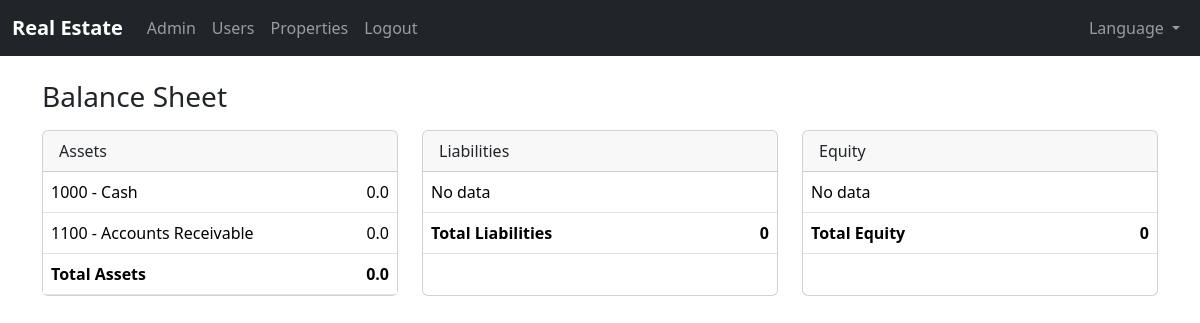
/accountant/balance-sheet (signed in), run on the app's committed database.
### app/models.py (models this page shows, shortened)
class TimestampMixin:
    created_at = db.Column(db.DateTime, default=datetime.utcnow, nullable=False)
    updated_at = db.Column(db.DateTime, default=datetime.utcnow, onupdate=datetime.utcnow)

class Account(db.Model, TimestampMixin):
    __tablename__ = "accounts"
    id = db.Column(db.Integer, primary_key=True)
    code = db.Column(db.String(32), unique=True, nullable=False, index=True)
    name = db.Column(db.String(200), nullable=False)
    type = db.Column(db.String(20), nullable=False, index=True)
    parent_id = db.Column(db.Integer, db.ForeignKey("accounts.id"), nullable=True)
    parent = db.relationship("Account", remote_side=[id], backref="children")

### app/accountant/routes.py (the view)
@accountant_bp.route("/balance-sheet")
@login_required
@accountant_required
def balance_sheet():
    def account_balance(acc: Account) -> float:
        sums = (
            db.session.query(
                db.func.coalesce(db.func.sum(JournalLine.debit), 0),
                db.func.coalesce(db.func.sum(JournalLine.credit), 0),
            )
            .filter(JournalLine.account_id == acc.id)
            .first()
        )
        d, c = float(sums[0] or 0), float(sums[1] or 0)
        return (d - c) if acc.type in {"asset", "expense"} else (c - d)
    assets = Account.query.filter_by(type="asset").order_by(Account.code).all()
    liabilities = Account.query.filter_by(type="liability").order_by(Account.code).all()
    equity = Account.query.filter_by(type="equity").order_by(Account.code).all()
    assets_rows = [(acc, round(account_balance(acc), 2)) for acc in assets]
    liabilities_rows = [(acc, round(account_balance(acc), 2)) for acc in liabilities]
    equity_rows = [(acc, round(account_balance(acc), 2)) for acc in equity]
    assets_total = round(sum(v for _, v in assets_rows), 2)
    liabilities_total = round(sum(v for _, v in liabilities_rows), 2)
    equity_total = round(sum(v for _, v in equity_rows), 2)
    return render_template(
        "accountant/balance_sheet.html",
        assets_rows=assets_rows,
        liabilities_rows=liabilities_rows,
        equity_rows=equity_rows,
        assets_total=assets_total,
        liabilities_total=liabilities_total,
        equity_total=equity_total,
    )

### app/__init__.py (called while the page is built)
def select_locale():
    from flask import session, request
    lang = session.get("lang")
    if lang:
        return lang
    return request.accept_languages.best_match(Config.LANGUAGES.keys())

### app/accountant/routes.py (called while the page is built)
def accountant_required(func):
    from functools import wraps
    @wraps(func)
    def wrapper(*args, **kwargs):
        if not current_user.is_authenticated or not (current_user.is_accountant or current_user.is_admin):
            return abort(403)
        return func(*args, **kwargs)
    return wrapper

### app/models.py (called while the page is built)
    @property
    def is_admin(self) -> bool:
        return self.role == "admin"

    @property
    def is_accountant(self) -> bool:
        return self.role == "accountant"

### app/templates/accountant/balance_sheet.html (shortened to what this page needs)
{% extends 'base.html' %}
{% block content %}
<h3 class="mb-3">{{ _('Balance Sheet') }}</h3>
<div class="row g-4">
  <div class="col-md-4">
    <div class="card h-100">
      <div class="card-header">{{ _('Assets') }}</div>
      <div class="card-body p-0">
        <table class="table mb-0">
          <tbody>
            {% for acc, bal in assets_rows %}
            <tr>
              <td>{{ acc.code }} - {{ acc.name }}</td>
              <td class="text-end">{{ bal }}</td>
            </tr>
            {% else %}
            <tr><td colspan="2">{{ _('No data') }}</td></tr>
            {% endfor %}
          </tbody>
          <tfoot>
            <tr>
              <th>{{ _('Total Assets') }}</th>
              <th class="text-end">{{ assets_total }}</th>
            </tr>
          </tfoot>
        </table>
      </div>
    </div>
  </div>
  <div class="col-md-4">
    <div class="card h-100">
      <div class="card-header">{{ _('Liabilities') }}</div>
      <div class="card-body p-0">
        <table class="table mb-0">
          <tbody>
            {% for acc, bal in liabilities_rows %}
            <tr>
              <td>{{ acc.code }} - {{ acc.name }}</td>
              <td class="text-end">{{ bal }}</td>
            </tr>
            {% else %}
            <tr><td colspan="2">{{ _('No data') }}</td></tr>
            {% endfor %}
          </tbody>
          <tfoot>
            <tr>
              <th>{{ _('Total Liabilities') }}</th>
              <th class="text-end">{{ liabilities_total }}</th>
            </tr>
          </tfoot>
        </table>
      </div>
    </div>
  </div>
  <div class="col-md-4">
    <div class="card h-100">
      <div class="card-header">{{ _('Equity') }}</div>
      <div class="card-body p-0">
        <table class="table mb-0">
          <tbody>
            {% for acc, bal in equity_rows %}
            <tr>
              <td>{{ acc.code }} - {{ acc.name }}</td>
              <td class="text-end">{{ bal }}</td>
            </tr>
            {% else %}
            <tr><td colspan="2">{{ _('No data') }}</td></tr>
            {% endfor %}
          </tbody>
          <tfoot>
            <tr>
              <th>{{ _('Total Equity') }}</th>
              <th class="text-end">{{ equity_total }}</th>
            </tr>
          </tfoot>
        </table>
      </div>
    </div>
  </div>
</div>
{% endblock %}

### app/static/styles.css (style rules this page uses)
body { font-family: system-ui, -apple-system, Segoe UI, Roboto, "Helvetica Neue", Arial, "Noto Sans", "Liberation Sans", sans-serif; }

### data on the page
Account: code "1000", name "Cash", bal "0.0"
Account: code "1100", name "Accounts Receivable", bal "0.0"

### other printed values
{{ assets_total }} "0.0"
{{ liabilities_total }} "0"
{{ equity_total }} "0"
